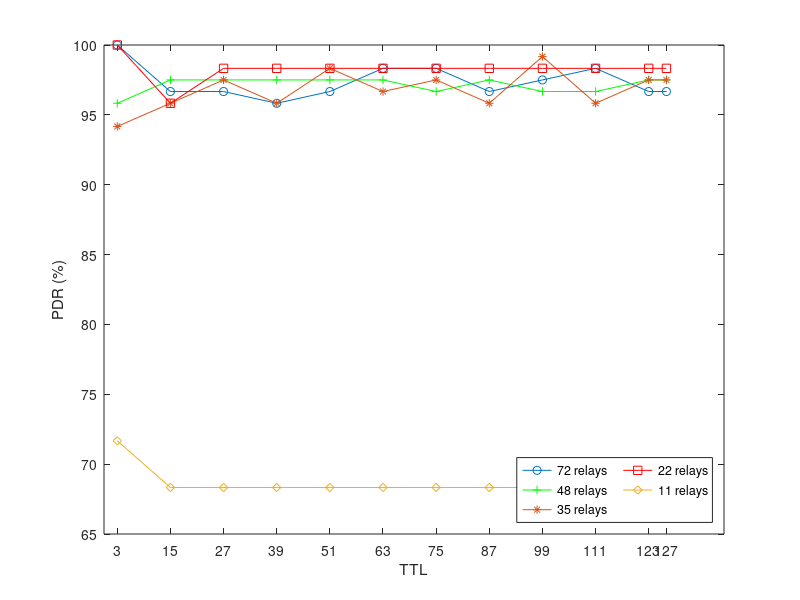

Write MATLAB code to recreate this figure.
ttls = [3:12:127 127];

pdrs72 = 100*[1,0.9667,0.9667,0.9583,0.9667,0.9833,0.9833,0.9667,0.975,0.9833,0.9667,0.9667];
pdrs48 = 100*[0.9583,0.975,0.975,0.975,0.975,0.975,0.9667,0.975,0.9667,0.9667,0.975,0.975];
pdrs35 = 100*[0.9417,0.9583,0.975,0.9583,0.9833,0.9667,0.975,0.9583,0.9917,0.9583,0.975,0.975];
pdrs22 = 100*[1,0.9583,0.9833,0.9833,0.9833,0.9833,0.9833,0.9833,0.9833,0.9833,0.9833,0.9833];
pdrs11 = 100*[0.7167,0.6833,0.6833,0.6833,0.6833,0.6833,0.6833,0.6833,0.6833,0.6833,0.6833,0.6833];

figure
plot(ttls, pdrs72, '-o', ttls, pdrs48, 'g-+',ttls, pdrs35, '-*', ttls, pdrs22, 'r-s', ttls, pdrs11, '-d')
% plot(ttls, pdrs72, '-o', ttls, pdrs48, 'g-+',ttls, pdrs35, '-*', ttls, pdrs22, 'r-s')

xlabel('TTL')
ylabel('PDR (%)')
legend({'72 relays', '48 relays', '35 relays', '22 relays', '11 relays'},'Location','southeast','NumColumns',2)
xticks(ttls)